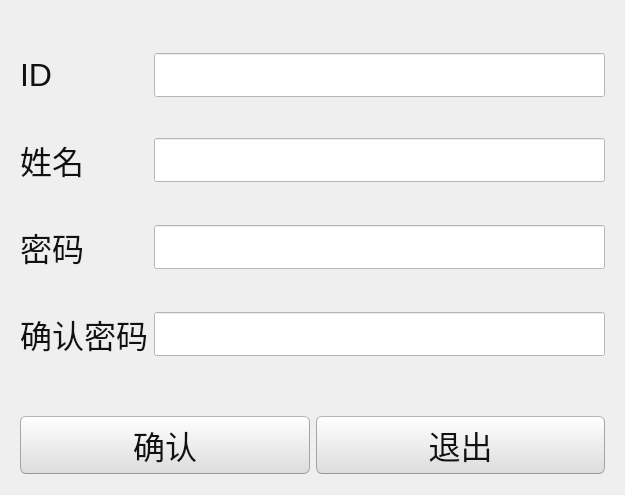
<?xml version="1.0" encoding="UTF-8"?>
<ui version="4.0">
 <class>RegisterWidget</class>
 <widget class="QWidget" name="RegisterWidget">
  <property name="geometry">
   <rect>
    <x>0</x>
    <y>0</y>
    <width>625</width>
    <height>495</height>
   </rect>
  </property>
  <property name="windowTitle">
   <string>多车协作探索实验系统 - 注册</string>
  </property>
  <property name="styleSheet">
   <string notr="true">QWidget{ 
	font-size: 32px;font-family: 'Microsoft YaHei UI';
}
/*
Ubuntu Style Sheet for QT Applications
Author: Jaime A. Quiroga P.
Company: GTRONICK
Last updated: 01/10/2021 (dd/mm/yyyy), 15:18.
Available at: https://github.com/GTRONICK/QSS/blob/master/Ubuntu.qss
*/
QMainWindow {
	background-color:#f0f0f0;
}
QCheckBox {
	padding:2px;
}
QCheckBox:hover {
	border:1px solid rgb(255,150,60);
	border-radius:4px;
	padding: 1px;
	background-color:qlineargradient(spread:pad, x1:0.5, y1:1, x2:0.5, y2:0, stop:0 rgba(190, 90, 50, 50), stop:1 rgba(250, 130, 40, 50));
}
QCheckBox::indicator:checked {
	border:1px solid rgb(246, 134, 86);
	border-radius:4px;
  	background-color:rgb(246, 134, 86)
}
QCheckBox::indicator:unchecked {
	border-width:1px solid rgb(246, 134, 86);
	border-radius:4px;
  	background-color:rgb(255,255,255);
}
QColorDialog {
	background-color:#f0f0f0;
}
QComboBox {
	color:rgb(81,72,65);
	background: #ffffff;
}
QComboBox:editable {
	selection-color:rgb(81,72,65);
	selection-background-color: #ffffff;
}
QComboBox QAbstractItemView {
	selection-color: #ffffff;
	selection-background-color: rgb(246, 134, 86);
}
QComboBox:!editable:on, QComboBox::drop-down:editable:on {
	color:  #1e1d23;	
}
QDateTimeEdit, QDateEdit, QDoubleSpinBox, QFontComboBox {
	color:rgb(81,72,65);
	background-color: #ffffff;
}

QDialog {
	background-color:#f0f0f0;
}

QLabel,QLineEdit {
	color:rgb(17,17,17);
}
QLineEdit {
	background-color:rgb(255,255,255);
	selection-background-color:rgb(236,116,64);
}
QMenuBar {
	color:rgb(223,219,210);
	background-color:rgb(65,64,59);
}
QMenuBar::item {
	padding-top:4px;
	padding-left:4px;
	padding-right:4px;
	color:rgb(223,219,210);
	background-color:rgb(65,64,59);
}
QMenuBar::item:selected {
	color:rgb(255,255,255);
	padding-top:2px;
	padding-left:2px;
	padding-right:2px;
	border-top-width:2px;
	border-left-width:2px;
	border-right-width:2px;
	border-top-right-radius:4px;
	border-top-left-radius:4px;
	border-style:solid;
	background-color:rgb(65,64,59);
	border-top-color: rgb(47,47,44);
	border-right-color: qlineargradient(spread:pad, x1:0, y1:1, x2:1, y2:0, stop:0 rgba(90, 87, 78, 255), stop:1 rgba(47,47,44, 255));
	border-left-color:  qlineargradient(spread:pad, x1:1, y1:0, x2:0, y2:0, stop:0 rgba(90, 87, 78, 255), stop:1 rgba(47,47,44, 255));
}
QMenu {
	color:rgb(223,219,210);
	background-color:rgb(65,64,59);
}
QMenu::item {
	color:rgb(223,219,210);
	padding:4px 10px 4px 20px;
}
QMenu::item:selected {
	color:rgb(255,255,255);
	background-color: qlineargradient(spread:pad, x1:0.5, y1:1, x2:0.5, y2:0, stop:0 rgba(225, 108, 54, 255), stop:1 rgba(246, 134, 86, 255));
	border-style:solid;
	border-width:3px;
	padding:4px 7px 4px 17px;
	border-bottom-color:qlineargradient(spread:pad, x1:0.5, y1:1, x2:0.5, y2:0, stop:0 rgba(175,85,48,255), stop:1 rgba(236,114,67, 255));
	border-top-color:qlineargradient(spread:pad, x1:0.5, y1:1, x2:0.5, y2:0, stop:0 rgba(253,156,113,255), stop:1 rgba(205,90,46, 255));
	border-right-color:qlineargradient(spread:pad, x1:0, y1:0.5, x2:1, y2:0.5, stop:0 rgba(253,156,113,255), stop:1 rgba(205,90,46, 255));
	border-left-color:qlineargradient(spread:pad, x1:1, y1:0.5, x2:0, y2:0.5, stop:0 rgba(253,156,113,255), stop:1 rgba(205,90,46, 255));
}
QPlainTextEdit {
	border: 1px solid transparent;
	color:rgb(17,17,17);
	selection-background-color:rgb(236,116,64);
    background-color: #FFFFFF;
}
QProgressBar {
	text-align: center;
	color: rgb(0, 0, 0);
	border: 1px inset rgb(150,150,150); 
	border-radius: 10px;
	background-color:rgb(221,221,219);
}
QProgressBar::chunk:horizontal {
	background-color: qlineargradient(spread:pad, x1:0.5, y1:1, x2:0.5, y2:0, stop:0 rgba(225, 108, 54, 255), stop:1 rgba(246, 134, 86, 255));
	border:1px solid;
	border-radius:8px;
	border-bottom-color:qlineargradient(spread:pad, x1:0.5, y1:1, x2:0.5, y2:0, stop:0 rgba(175,85,48,255), stop:1 rgba(236,114,67, 255));
	border-top-color:qlineargradient(spread:pad, x1:0.5, y1:1, x2:0.5, y2:0, stop:0 rgba(253,156,113,255), stop:1 rgba(205,90,46, 255));
	border-right-color:qlineargradient(spread:pad, x1:0, y1:0.5, x2:1, y2:0.5, stop:0 rgba(253,156,113,255), stop:1 rgba(205,90,46, 255));
	border-left-color:qlineargradient(spread:pad, x1:1, y1:0.5, x2:0, y2:0.5, stop:0 rgba(253,156,113,255), stop:1 rgba(205,90,46, 255));
}
QPushButton{
	color:rgb(17,17,17);
	border-width: 1px;
	border-radius: 6px;
	border-bottom-color: rgb(150,150,150);
	border-right-color: rgb(165,165,165);
	border-left-color: rgb(165,165,165);
	border-top-color: rgb(180,180,180);
	border-style: solid;
	padding: 4px;
	background-color: qlineargradient(spread:pad, x1:0.5, y1:1, x2:0.5, y2:0, stop:0 rgba(220, 220, 220, 255), stop:1 rgba(255, 255, 255, 255));
}
QPushButton:hover{
	color:rgb(17,17,17);
	border-width: 1px;
	border-radius:6px;
	border-top-color: rgb(255,150,60);
	border-right-color: qlineargradient(spread:pad, x1:0, y1:1, x2:1, y2:0, stop:0 rgba(200, 70, 20, 255), stop:1 rgba(255,150,60, 255));
	border-left-color:  qlineargradient(spread:pad, x1:1, y1:0, x2:0, y2:0, stop:0 rgba(200, 70, 20, 255), stop:1 rgba(255,150,60, 255));
	border-bottom-color: rgb(200,70,20);
	border-style: solid;
	padding: 2px;
	background-color: qlineargradient(spread:pad, x1:0.5, y1:1, x2:0.5, y2:0, stop:0 rgba(220, 220, 220, 255), stop:1 rgba(255, 255, 255, 255));
}
QPushButton:default{
	color:rgb(17,17,17);
	border-width: 1px;
	border-radius:6px;
	border-top-color: rgb(255,150,60);
	border-right-color: qlineargradient(spread:pad, x1:0, y1:1, x2:1, y2:0, stop:0 rgba(200, 70, 20, 255), stop:1 rgba(255,150,60, 255));
	border-left-color:  qlineargradient(spread:pad, x1:1, y1:0, x2:0, y2:0, stop:0 rgba(200, 70, 20, 255), stop:1 rgba(255,150,60, 255));
	border-bottom-color: rgb(200,70,20);
	border-style: solid;
	padding: 2px;
	background-color: qlineargradient(spread:pad, x1:0.5, y1:1, x2:0.5, y2:0, stop:0 rgba(220, 220, 220, 255), stop:1 rgba(255, 255, 255, 255));
}
QPushButton:pressed{
	color:rgb(17,17,17);
	border-width: 1px;
	border-radius: 6px;
	border-width: 1px;
	border-top-color: rgba(255,150,60,200);
	border-right-color: qlineargradient(spread:pad, x1:0, y1:1, x2:1, y2:0, stop:0 rgba(200, 70, 20, 255), stop:1 rgba(255,150,60, 200));
	border-left-color:  qlineargradient(spread:pad, x1:1, y1:0, x2:0, y2:0, stop:0 rgba(200, 70, 20, 255), stop:1 rgba(255,150,60, 200));
	border-bottom-color: rgba(200,70,20,200);
	border-style: solid;
	padding: 2px;
	background-color: qlineargradient(spread:pad, x1:0.5, y1:0, x2:0.5, y2:1, stop:0 rgba(220, 220, 220, 255), stop:1 rgba(255, 255, 255, 255));
}
QPushButton:disabled{
	color:rgb(174,167,159);
	border-width: 1px;
	border-radius: 6px;
	background-color: qlineargradient(spread:pad, x1:0.5, y1:1, x2:0.5, y2:0, stop:0 rgba(200, 200, 200, 255), stop:1 rgba(230, 230, 230, 255));
}
QRadioButton {
	padding: 1px;
}
QRadioButton::indicator:checked {
	height: 10px;
	width: 10px;
	border-style:solid;
	border-radius:5px;
	border-width: 1px;
	border-color: rgba(246, 134, 86, 255);
	color: #a9b7c6;
	background-color:rgba(246, 134, 86, 255);
}
QRadioButton::indicator:!checked {
	height: 10px;
	width: 10px;
	border-style:solid;
	border-radius:5px;
	border-width: 1px;
	border-color: rgb(246, 134, 86);
	color: #a9b7c6;
	background-color: transparent;
}
QScrollArea {
	color: white;
	background-color:#f0f0f0;
}
QSlider::groove {
	border-style: solid;
	border-width: 1px;
	border-color: rgb(207,207,207);
}
QSlider::groove:horizontal {
	height: 5px;
	background: rgb(246, 134, 86);
}
QSlider::groove:vertical {
	width: 5px;
	background: rgb(246, 134, 86);
}
QSlider::handle:horizontal {
	background: rgb(253,253,253);
	border-style: solid;
	border-width: 1px;
	border-color: rgb(207,207,207);
	width: 12px;
	margin: -5px 0;
	border-radius: 7px;
}
QSlider::handle:vertical {
	background: rgb(253,253,253);
	border-style: solid;
	border-width: 1px;
	border-color: rgb(207,207,207);
	height: 12px;
	margin: 0 -5px;
	border-radius: 7px;
}
QSlider::add-page:horizontal, QSlider::add-page:vertical {
 	background: white;
}
QSlider::sub-page:horizontal, QSlider::sub-page:vertical {
	background: rgb(246, 134, 86);
}
QStatusBar, QSpinBox {
	color:rgb(81,72,65);
}
QSpinBox {
	background-color: #ffffff;
}
QScrollBar:horizontal {
	max-height: 20px;
	border: 1px transparent;
	margin: 0px 20px 0px 20px;
}
QScrollBar::handle:horizontal {
	background: rgb(253,253,253);
	border: 1px solid rgb(207,207,207);
	border-radius: 7px;
	min-width: 25px;
}
QScrollBar::handle:horizontal:hover {
	background: rgb(253,253,253);
	border: 1px solid rgb(255,150,60);
	border-radius: 7px;
	min-width: 25px;
}
QScrollBar::add-line:horizontal {
  	border: 1px solid rgb(207,207,207);
  	border-top-right-radius: 7px;
  	border-top-left-radius: 7px;
  	border-bottom-right-radius: 7px;
  	background: rgb(255, 255, 255);
  	width: 20px;
  	subcontrol-position: right;
  	subcontrol-origin: margin;
}
QScrollBar::add-line:horizontal:hover {
  	border: 1px solid rgb(255,150,60);
  	border-top-right-radius: 7px;
  	border-top-left-radius: 7px;
  	border-bottom-right-radius: 7px;
  	background: rgb(255, 255, 255);
  	width: 20px;
  	subcontrol-position: right;
  	subcontrol-origin: margin;
}
QScrollBar::add-line:horizontal:pressed {
  	border: 1px solid grey;
  	border-top-left-radius: 7px;
  	border-top-right-radius: 7px;
  	border-bottom-right-radius: 7px;
  	background: rgb(231,231,231);
  	width: 20px;
  	subcontrol-position: right;
  	subcontrol-origin: margin;
}
QScrollBar::sub-line:horizontal {
  	border: 1px solid rgb(207,207,207);
  	border-top-right-radius: 7px;
  	border-top-left-radius: 7px;
  	border-bottom-left-radius: 7px;
  	background: rgb(255, 255, 255);
  	width: 20px;
  	subcontrol-position: left;
  	subcontrol-origin: margin;
}
QScrollBar::sub-line:horizontal:hover {
  	border: 1px solid rgb(255,150,60);
  	border-top-right-radius: 7px;
  	border-top-left-radius: 7px;
  	border-bottom-left-radius: 7px;
  	background: rgb(255, 255, 255);
  	width: 20px;
  	subcontrol-position: left;
  	subcontrol-origin: margin;
}
QScrollBar::sub-line:horizontal:pressed {
  	border: 1px solid grey;
  	border-top-right-radius: 7px;
  	border-top-left-radius: 7px;
  	border-bottom-left-radius: 7px;
  	background: rgb(231,231,231);
  	width: 20px;
  	subcontrol-position: left;
  	subcontrol-origin: margin;
}
QScrollBar::left-arrow:horizontal {
  	border: 1px transparent grey;
  	border-top-left-radius: 3px;
  	border-bottom-left-radius: 3px;
  	width: 6px;
  	height: 6px;
  	background: rgb(230,230,230);
}
QScrollBar::right-arrow:horizontal {
	border: 1px transparent grey;
	border-top-right-radius: 3px;
	border-bottom-right-radius: 3px;
  	width: 6px;
  	height: 6px;
 	background: rgb(230,230,230);
}
QScrollBar::add-page:horizontal, QScrollBar::sub-page:horizontal {
 	background: none;
} 
QScrollBar:vertical {
	max-width: 20px;
	border: 1px transparent grey;
	margin: 20px 0px 20px 0px;
}
QScrollBar::add-line:vertical {
	border: 1px solid;
	border-color: rgb(207,207,207);
	border-bottom-right-radius: 7px;
	border-bottom-left-radius: 7px;
	border-top-left-radius: 7px;
	background: rgb(255, 255, 255);
  	height: 20px;
  	subcontrol-position: bottom;
  	subcontrol-origin: margin;
}
QScrollBar::add-line:vertical:hover {
  	border: 1px solid;
  	border-color: rgb(255,150,60);
  	border-bottom-right-radius: 7px;
  	border-bottom-left-radius: 7px;
  	border-top-left-radius: 7px;
  	background: rgb(255, 255, 255);
  	height: 20px;
  	subcontrol-position: bottom;
  	subcontrol-origin: margin;
}
QScrollBar::add-line:vertical:pressed {
  	border: 1px solid grey;
  	border-bottom-left-radius: 7px;
  	border-bottom-right-radius: 7px;
  	border-top-left-radius: 7px;
  	background: rgb(231,231,231);
  	height: 20px;
  	subcontrol-position: bottom;
  	subcontrol-origin: margin;
}
QScrollBar::sub-line:vertical {
  	border: 1px solid rgb(207,207,207);
  	border-top-right-radius: 7px;
  	border-top-left-radius: 7px;
  	border-bottom-left-radius: 7px;
  	background: rgb(255, 255, 255);
  	height: 20px;
  	subcontrol-position: top;
  	subcontrol-origin: margin;
}
QScrollBar::sub-line:vertical:hover {
  	border: 1px solid rgb(255,150,60);
  	border-top-right-radius: 7px;
  	border-top-left-radius: 7px;
  	border-bottom-left-radius: 7px;
	background: rgb(255, 255, 255);
  	height: 20px;
  	subcontrol-position: top;
  	subcontrol-origin: margin;
}
QScrollBar::sub-line:vertical:pressed {
  	border: 1px solid grey;
  	border-top-left-radius: 7px;
  	border-top-right-radius: 7px;
  	background: rgb(231,231,231);
 	height: 20px;
  	subcontrol-position: top;
  	subcontrol-origin: margin;
}
QScrollBar::handle:vertical {
	background: rgb(253,253,253);
	border: 1px solid rgb(207,207,207);
	border-radius: 7px;
	min-height: 25px;
}
QScrollBar::handle:vertical:hover {
	background: rgb(253,253,253);
	border: 1px solid rgb(255,150,60);
	border-radius: 7px;
	min-height: 25px;
}
QScrollBar::up-arrow:vertical {
	border: 1px transparent grey;
  	border-top-left-radius: 3px;
	border-top-right-radius: 3px;
  	width: 6px;
  	height: 6px;
  	background: rgb(230,230,230);
}
QScrollBar::down-arrow:vertical {
  	border: 1px transparent grey;
  	border-bottom-left-radius: 3px;
  	border-bottom-right-radius: 3px;
  	width: 6px;
  	height: 6px;
  	background: rgb(230,230,230);
}
QScrollBar::add-page:vertical, QScrollBar::sub-page:vertical {
  	background: none;
}
QTabWidget {
	color:rgb(0,0,0);
	background-color:rgb(247,246,246);
}
QTabWidget::pane {
	border-color: rgb(180,180,180);
	background-color:rgb(247,246,246);
	border-style: solid;
	border-width: 1px;
  	border-radius: 6px;
}
QTabBar::tab {
	padding-left:4px;
	padding-right:4px;
	padding-bottom:2px;
	padding-top:2px;
	color:rgb(81,72,65);
  	background-color: qlineargradient(spread:pad, x1:0.5, y1:1, x2:0.5, y2:0, stop:0 rgba(221,218,217,255), stop:1 rgba(240,239,238,255));
	border-style: solid;
	border-width: 1px;
  	border-top-right-radius:4px;
	border-top-left-radius:4px;
	border-top-color: rgb(180,180,180);
	border-left-color: rgb(180,180,180);
	border-right-color: rgb(180,180,180);
	border-bottom-color: transparent;
}
QTabBar::tab:selected, QTabBar::tab:last:selected, QTabBar::tab:hover {
  	background-color:rgb(247,246,246);
  	margin-left: 0px;
  	margin-right: 1px;
}
QTabBar::tab:!selected {
	margin-top: 1px;
	margin-right: 1px;
}
QTextEdit {
	border-width: 1px;
	border-style: solid;
	border-color:transparent;
	color:rgb(17,17,17);
	selection-background-color:rgb(236,116,64);
}
QTimeEdit, QToolBox, QToolBox::tab, QToolBox::tab:selected {
	color:rgb(81,72,65);
	background-color: #ffffff;
}</string>
  </property>
  <layout class="QVBoxLayout" name="verticalLayout" stretch="5,1">
   <item>
    <widget class="QWidget" name="widget" native="true">
     <layout class="QGridLayout" name="gridLayout">
      <item row="0" column="0">
       <widget class="QLabel" name="UserLabel">
        <property name="text">
         <string>ID</string>
        </property>
       </widget>
      </item>
      <item row="0" column="1">
       <widget class="QLineEdit" name="UserLineEdit"/>
      </item>
      <item row="1" column="0">
       <widget class="QLabel" name="ConfirmLabel_2">
        <property name="text">
         <string>姓名</string>
        </property>
       </widget>
      </item>
      <item row="1" column="1">
       <widget class="QLineEdit" name="NameLineEdit"/>
      </item>
      <item row="2" column="0">
       <widget class="QLabel" name="PasswordLabel">
        <property name="text">
         <string>密码</string>
        </property>
       </widget>
      </item>
      <item row="2" column="1">
       <widget class="QLineEdit" name="PasswordLineEdit">
        <property name="maxLength">
         <number>64</number>
        </property>
        <property name="echoMode">
         <enum>QLineEdit::Password</enum>
        </property>
       </widget>
      </item>
      <item row="3" column="0">
       <widget class="QLabel" name="ConfirmLabel">
        <property name="text">
         <string>确认密码</string>
        </property>
       </widget>
      </item>
      <item row="3" column="1">
       <widget class="QLineEdit" name="ConfirmLineEdit">
        <property name="echoMode">
         <enum>QLineEdit::Password</enum>
        </property>
       </widget>
      </item>
     </layout>
    </widget>
   </item>
   <item>
    <widget class="QWidget" name="widget_2" native="true">
     <layout class="QHBoxLayout" name="horizontalLayout">
      <item>
       <widget class="QPushButton" name="ConfirmPushbutton">
        <property name="text">
         <string>确认</string>
        </property>
       </widget>
      </item>
      <item>
       <widget class="QPushButton" name="ExitPushbutton">
        <property name="text">
         <string>退出</string>
        </property>
       </widget>
      </item>
     </layout>
    </widget>
   </item>
  </layout>
 </widget>
 <resources/>
 <connections/>
</ui>
